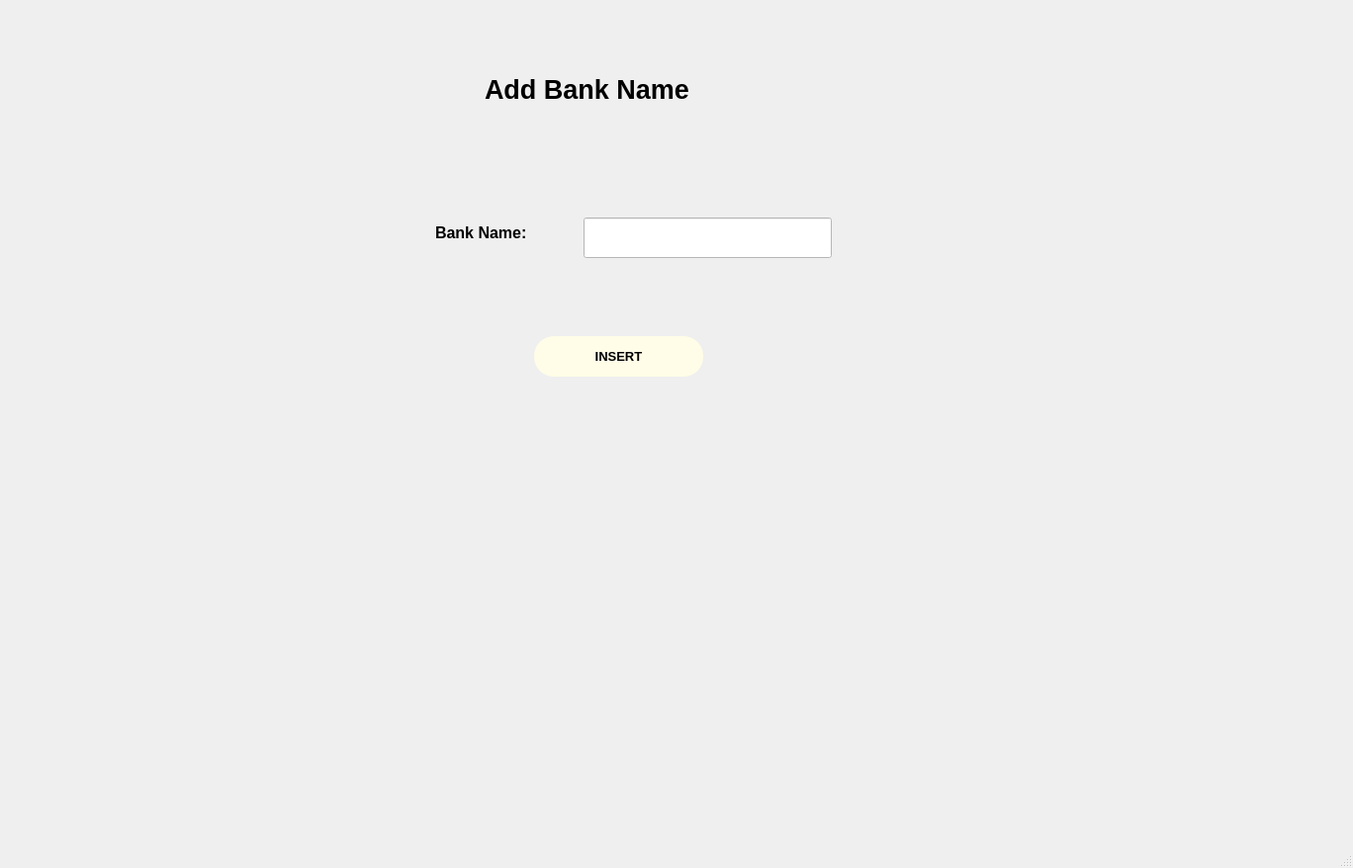
<?xml version="1.0" encoding="UTF-8"?>
<ui version="4.0">
 <class>Add_Bank_Name</class>
 <widget class="QMainWindow" name="Add_Bank_Name">
  <property name="geometry">
   <rect>
    <x>0</x>
    <y>0</y>
    <width>1368</width>
    <height>878</height>
   </rect>
  </property>
  <property name="minimumSize">
   <size>
    <width>1368</width>
    <height>878</height>
   </size>
  </property>
  <property name="maximumSize">
   <size>
    <width>1368</width>
    <height>878</height>
   </size>
  </property>
  <property name="windowTitle">
   <string>Add_Bank_Nmae</string>
  </property>
  <widget class="QWidget" name="centralwidget">
   <widget class="QLineEdit" name="bntext">
    <property name="geometry">
     <rect>
      <x>590</x>
      <y>220</y>
      <width>251</width>
      <height>41</height>
     </rect>
    </property>
    <property name="font">
     <font>
      <pointsize>10</pointsize>
      <weight>75</weight>
      <bold>true</bold>
     </font>
    </property>
    <property name="styleSheet">
     <string notr="true">background-color: rgb(255, 255, 255);
</string>
    </property>
    <property name="text">
     <string/>
    </property>
   </widget>
   <widget class="QPushButton" name="insertbut">
    <property name="geometry">
     <rect>
      <x>540</x>
      <y>340</y>
      <width>171</width>
      <height>41</height>
     </rect>
    </property>
    <property name="font">
     <font>
      <pointsize>10</pointsize>
      <weight>75</weight>
      <bold>true</bold>
     </font>
    </property>
    <property name="cursor">
     <cursorShape>PointingHandCursor</cursorShape>
    </property>
    <property name="styleSheet">
     <string notr="true">
background-color: rgb(255, 253, 231);
border-radius:20px;</string>
    </property>
    <property name="text">
     <string>INSERT</string>
    </property>
   </widget>
   <widget class="QLabel" name="label_2">
    <property name="geometry">
     <rect>
      <x>440</x>
      <y>210</y>
      <width>141</width>
      <height>51</height>
     </rect>
    </property>
    <property name="font">
     <font>
      <pointsize>12</pointsize>
      <weight>75</weight>
      <bold>true</bold>
     </font>
    </property>
    <property name="text">
     <string>Bank Name:</string>
    </property>
   </widget>
   <widget class="QLabel" name="label">
    <property name="geometry">
     <rect>
      <x>490</x>
      <y>60</y>
      <width>291</width>
      <height>61</height>
     </rect>
    </property>
    <property name="font">
     <font>
      <pointsize>20</pointsize>
      <weight>75</weight>
      <bold>true</bold>
     </font>
    </property>
    <property name="text">
     <string>Add Bank Name</string>
    </property>
   </widget>
  </widget>
  <widget class="QMenuBar" name="menubar">
   <property name="geometry">
    <rect>
     <x>0</x>
     <y>0</y>
     <width>1368</width>
     <height>27</height>
    </rect>
   </property>
  </widget>
  <widget class="QStatusBar" name="statusbar"/>
 </widget>
 <resources/>
 <connections/>
</ui>
